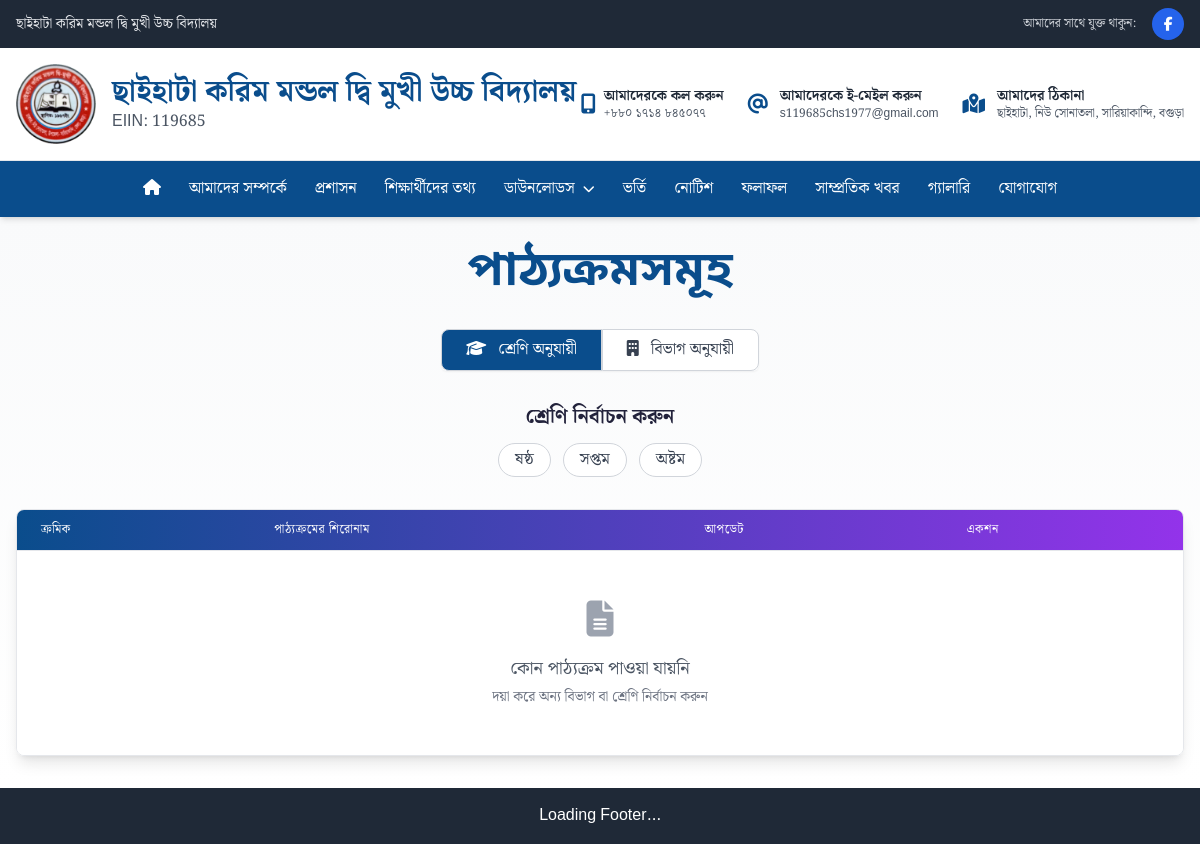
Page /syllabus/ on the committed database.
### web/models.py (models this page shows, shortened)
class TimeStampModel(models.Model):
    created_at = models.DateTimeField(auto_now_add=True)
    updated_at = models.DateTimeField(auto_now=True)
    class Meta:
        abstract = True

class SchoolInfo(TimeStampModel):
    name = models.CharField(max_length=255, verbose_name="School Name")
    address = models.TextField()
    email = models.EmailField()
    phone = models.CharField(max_length=20)
    logo = models.ImageField(upload_to='school/', help_text="Upload the main logo for the navbar.")
    favicon = models.ImageField(upload_to='school/', blank=True, null=True, help_text="Upload a .ico or .png file for the browser tab icon.")
    established_year = models.CharField(max_length=4)
    description = models.TextField(null=True, blank=True, verbose_name="School Description")
    history = models.TextField(null=True, blank=True, verbose_name="School History")
    vision = models.TextField(null=True, blank=True, verbose_name="School Vision")
    mission = models.TextField(null=True, blank=True, verbose_name="School Mission")
    reg_no = models.CharField(max_length=100, blank=True, null=True, verbose_name="Registration Number")
    facebook_url = models.URLField(max_length=255, blank=True, null=True, verbose_name="Facebook URL")
    instagram_url = models.URLField(max_length=255, blank=True, null=True, verbose_name="Instagram URL")
    youtube_url = models.URLField(max_length=255, blank=True, null=True, verbose_name="YouTube URL")
    linkedin_url = models.URLField(max_length=255, blank=True, null=True, verbose_name="LinkedIn URL")
    class Meta:
        verbose_name_plural = 'স্কুলের তথ্য'

class Class(TimeStampModel):
    name = models.CharField(max_length=50)
    name_en = models.CharField(max_length=50)
    numeric_value = models.IntegerField(unique=True)
    description = models.TextField(blank=True)
    male_student = models.IntegerField(default=0, verbose_name="Male Students (Manual)")
    female_student = models.IntegerField(default=0, verbose_name="Female Students (Manual)")
    show_students_publicly = models.BooleanField(default=True, help_text="Display student list publicly for this class.")
    class Meta:
        verbose_name_plural = 'Classes'
        ordering = ['numeric_value']
    class Meta:
        verbose_name_plural = 'ক্লাসের তথ্য'

### web/views.py (the view)
# urls.py: path('syllabus/', syllabus, name='syllabus'),
def syllabus(request):
    classes = Class.objects.all().order_by('numeric_value')
    departments = Department.objects.all()
    initial_syllabus = Syllabus.objects.filter(
        is_active=True
    ).exclude(file='').select_related('class_name', 'department')
    context = {
        'classes': classes,
        'departments': departments,
        'initial_syllabus': initial_syllabus,
    }
    return render(request, 'website/syllabus.html', context)

### web/context_processors.py (called while the page is built)
def school_info_processor(request):
    school_info = SchoolInfo.objects.first()
    latest_notices = Notice.objects.filter(is_active=True).order_by('-created_at')[:3]
    return {
        'school_info': school_info,
        'latest_notices': latest_notices
    }

### template/website/syllabus.html (shortened to what this page needs)
{% extends 'website/base.html' %}
{% block content %}
<div class="bg-gradient-to-b from-gray-50 to-white py-8">
    <div class="container max-w-[90rem] mx-auto px-4">
        <h1 class="sans text-4xl md:text-5xl font-semibold text-center text-[var(--color-primary)] mb-8">
            পাঠ্যক্রমসমূহ
        </h1>
        <div x-data="{
            activeTab: 'class',
            activeClass: null,
            activeDept: null,
            syllabus: [],
            async filterSyllabus() {
                let url = '{% url "filter_syllabus" %}?';
                if (this.activeTab === 'class' && this.activeClass) {
                    url += 'class_id=' + this.activeClass;
                }
                else if (this.activeTab === 'dept' && this.activeDept) {
                    url += 'dept_slug=' + this.activeDept;
                }
                const response = await fetch(url);
                const data = await response.json();
                this.syllabus = data.syllabus;
            },
            init() {
                this.filterSyllabus();
            }
        }" x-init="init()">
            <div class="flex justify-center mb-8">
                <div class="inline-flex rounded-md shadow-sm">
                    <button @click="activeTab = 'class'; activeDept = null; filterSyllabus();"
                            :class="activeTab === 'class' ? 'bg-[var(--color-primary)] text-white' : 'bg-white text-gray-700 hover:bg-gray-100'"
                            class="px-6 py-2 rounded-l-lg border border-gray-300 font-medium">
                        <i class="fas fa-graduation-cap mr-2"></i> শ্রেণি অনুযায়ী
                    </button>
                    <button @click="activeTab = 'dept'; activeClass = null; filterSyllabus();"
                            :class="activeTab === 'dept' ? 'bg-[var(--color-primary)] text-white' : 'bg-white text-gray-700 hover:bg-gray-100'"
                            class="px-6 py-2 rounded-r-lg border border-gray-300 font-medium">
                        <i class="fas fa-building mr-2"></i> বিভাগ অনুযায়ী
                    </button>
                </div>
            </div>
            <div class="mb-8">
                <div x-show="activeTab === 'class'" x-transition class="text-center">
                    <h3 class="text-xl font-semibold mb-3">শ্রেণি নির্বাচন করুন</h3>
                    <div class="flex flex-wrap justify-center gap-3">
                        {% for class in classes %}
                        <button @click="activeClass = {{ class.id }}; filterSyllabus();"
                                :class="activeClass === {{ class.id }} ? 'bg-[var(--color-primary)] text-white' : 'bg-white text-gray-700 hover:bg-gray-100'"
                                class="px-4 py-1 rounded-full border border-gray-300 transition-colors duration-200">
                            {{ class.name }}
                        </button>
                        {% endfor %}
                    </div>
                </div>
            </div>
            <div id="syllabus-list-container">
                <div class="overflow-hidden rounded-lg shadow-lg border border-gray-200">
                    <table class="min-w-full divide-y divide-gray-200">
                        <thead class="bg-gradient-to-r from-[var(--color-primary)] to-purple-600">
                            <tr>
                                <th class="px-6 py-3 text-left text-xs font-medium text-white uppercase tracking-wider">ক্রমিক</th>
                                <th class="px-6 py-3 text-left text-xs font-medium text-white uppercase tracking-wider">পাঠ্যক্রমের শিরোনাম</th>
                                <th class="px-6 py-3 text-left text-xs font-medium text-white uppercase tracking-wider">আপডেট</th>
                                <th class="px-6 py-3 text-left text-xs font-medium text-white uppercase tracking-wider">একশন</th>
                            </tr>
                        </thead>
                        <tbody class="bg-white divide-y divide-gray-200">
                            <template x-if="syllabus.length === 0">
                                <tr>
                                    <td colspan="4" class="px-6 py-4 text-center text-sm text-gray-500">
                                        <div class="flex flex-col items-center py-8">
                                            <i class="fas fa-file-alt text-4xl mb-4 text-gray-400"></i>
                                            <p class="text-lg font-medium text-gray-600">কোন পাঠ্যক্রম পাওয়া যায়নি</p>
                                            <p class="text-sm text-gray-500 mt-1">দয়া করে অন্য বিভাগ বা শ্রেণি নির্বাচন করুন</p>
                                        </div>
                                    </td>
                                </tr>
                            </template>
                        </tbody>
                    </table>
                </div>
            </div>
        </div>
    </div>
</div>
{% endblock %}

### template/website/include/navbar.html (shortened to what this page needs)
{% load static %}
<div class="bg-gray-800 text-white text-sm py-2 w-full">
  <div class="container mx-auto max-w-[90rem] px-4 flex justify-between items-center">
    <div class="flex-1">
      {% if latest_notices %}
      <marquee class="text-white text-sm font-medium" behavior="scroll" direction="left" scrollamount="4">
        <i class="fas fa-bell mr-2"></i>
        {% for notice in latest_notices %}
          <span class="inline-flex items-center">
            <span class="bg-red-500 text-white text-xs px-2 py-1 rounded-full mr-2">নোটিশ</span>
            {{ notice.short_description }}
          </span>
          {% if not forloop.last %}
            <span class="mx-4 text-yellow-300">
              <i class="fas fa-star"></i>
              <i class="fas fa-star"></i>
              <i class="fas fa-star"></i>
            </span>
          {% endif %}
        {% endfor %}
      </marquee>
      {% elif latest_notice %}
      <marquee class="text-white text-sm font-medium" behavior="scroll" direction="left" scrollamount="4">
        <i class="fas fa-bell mr-2"></i>সর্বশেষ নোটিশ: {{ latest_notice.short_description }}
      </marquee>
      {% elif school_info %}
      <span class="text-gray-200">{{ school_info.name }}</span>
      {% else %}
      <span class="text-gray-200">আমাদের ওয়েব সাইটে আপনাকে স্বাগতম</span>
      {% endif %}
    </div>
    {% if school_info %}
    <div class="flex items-center space-x-1 pl-5">
      <span class="text-gray-300 text-xs mr-3 hidden sm:inline">আমাদের সাথে যুক্ত থাকুন:</span>
      {% if school_info.facebook_url %}
      <a href="{{ school_info.facebook_url }}" target="_blank" rel="noopener noreferrer"
         class="w-8 h-8 bg-blue-600 hover:bg-blue-700 rounded-full flex items-center justify-center transition-all duration-300 transform hover:scale-110"
         title="Facebook">
        <i class="fab fa-facebook-f text-sm"></i>
      </a>
      {% endif %}
    </div>
    {% endif %}
  </div>
</div>
<div class="bg-white py-4 border-b w-full">
  <div class="container mx-auto max-w-[90rem] px-4 flex items-center justify-between">
    <div class="flex items-center">
      <a href="{% url 'home' %}" class="flex items-center">
        <img src="{{ school_info.logo.url }}" alt="Logo" class="w-20 h-20 mr-4" />
        <div class="flex flex-col">
          <span class="font-bold text-3xl text-[var(--color-primary)]">{{ school_info.name }}</span>
          {% if school_info.reg_no %}
          <span class="text-base text-gray-600 font-medium">{{ school_info.reg_no }}</span>
          {% endif %}
        </div>
      </a>
    </div>
    <div class="hidden md:flex items-center space-x-6">
      {% if school_info %}
      <div class="flex items-center space-x-2">
        <i class="fas fa-mobile-alt text-xl text-[var(--color-primary)]"></i>
        <div>
          <p class="text-sm font-semibold text-gray-800">আমাদেরকে কল করুন</p>
          <p class="text-xs text-gray-600">{{ school_info.phone }}</p>
        </div>
      </div>
      <div class="flex items-center space-x-3">
        <i class="fas fa-at text-xl text-[var(--color-primary)]"></i>
        <div>
          <p class="text-sm font-semibold text-gray-800">আমাদেরকে ই-মেইল করুন</p>
          <p class="text-xs text-gray-600">{{ school_info.email }}</p>
        </div>
      </div>
      <div class="flex items-center space-x-3">
        <i class="fas fa-map-marked-alt text-xl text-[var(--color-primary)]"></i>
        <div>
          <p class="text-sm font-semibold text-gray-800">আমাদের ঠিকানা</p>
          <p class="text-xs text-gray-600">{{ school_info.address }}</p>
        </div>
      </div>
      {% endif %}
    </div>
  </div>
</div>
<nav class="bg-[var(--color-primary)] text-white w-full" x-data="{ sidebarOpen: false }" @open-sidebar.window="sidebarOpen = true" @keydown.window.escape="sidebarOpen = false">
  <div class="container mx-auto max-w-[90rem] px-4 flex items-center justify-center">
    <ul class="hidden md:flex flex-row space-x-1 items-center">
        <li><a href="{% url 'home' %}" class="block py-4 px-3 rounded hover:bg-[var(--color-secondary)] transition-all ease-in-out duration-300" title="Home"><i class="fas fa-home"></i></a></li>
        <li><a href="{% url 'about' %}" class="block py-4 px-3 rounded hover:bg-[var(--color-secondary)] transition-all ease-in-out duration-300">আমাদের সম্পর্কে</a></li>
        <li><a href="{% url 'administration' %}" class="block py-4 px-3 rounded hover:bg-[var(--color-secondary)] transition-all ease-in-out duration-300">প্রশাসন</a></li>
        <li><a href="{% url 'students' %}" class="block py-4 px-3 rounded hover:bg-[var(--color-secondary)] transition-all ease-in-out duration-300">শিক্ষার্থীদের তথ্য</a></li>
        <li class="relative group">
            <a href="#" class="block py-4 px-3 rounded hover:bg-[var(--color-secondary)] transition-all ease-in-out duration-300 flex items-center gap-1">ডাউনলোডস<i class="fas fa-chevron-down text-xs ml-1"></i></a>
        </li>
        <li><a href="{% url 'admission_list' %}" class="block py-4 px-3 rounded hover:bg-[var(--color-secondary)] transition-all ease-in-out duration-300">ভর্তি</a></li>
        <li><a href="{% url 'notice_list' %}" class="block py-4 px-3 rounded hover:bg-[var(--color-secondary)] transition-all ease-in-out duration-300">নোটিশ</a></li>
        <li><a href="{% url 'result_list' %}" class="block py-4 px-3 rounded hover:bg-[var(--color-secondary)] transition-all ease-in-out duration-300">ফলাফল</a></li>
        <li><a href="{% url 'samprotik_khobor' %}" class="block py-4 px-3 rounded hover:bg-[var(--color-secondary)] transition-all ease-in-out duration-300">সাম্প্রতিক খবর</a></li>
        <li><a href="{% url 'gallery_list' %}" class="block py-4 px-3 rounded hover:bg-[var(--color-secondary)] transition-all ease-in-out duration-300">গ্যালারি</a></li>
        <li><a href="{% url 'contact' %}" class="block py-4 px-3 rounded hover:bg-[var(--color-secondary)] transition-all ease-in-out duration-300">যোগাযোগ</a></li>
    </ul>
  </div>
</nav>

### static/style.css (style rules this page uses)
:root { --color-bg: #f5f7fa; --color-primary: #0a4d8c; --color-secondary: #f9b233; --color-accent: #e63946; --color-text: #22223b; }
html, body { font-family: 'Noto Serif Bengali', Arial, serif; background: var(--color-bg); color: var(--color-text); margin: 0; padding: 0; }
.sans { font-family: "Noto Sans Bengali", sans-serif !important; }
.container { width: 90%; margin-left: auto; margin-right: auto; }
@media (min-width: 640px) { .container { width: 80%; } }
@media (min-width: 1024px) { .container { max-width: 1280px; width: 100%; } }

### rows in the picture
SchoolInfo: name "ছাইহাটা করিম মন্ডল দ্বি মুখী উচ্চ বিদ্যালয়", logo (picture), reg_no "EIIN: 119685", phone "+৮৮০ ১৭১৪ ৮৪৫০৭৭", email "s119685chs1977@gmail.com", address "ছাইহাটা, নিউ সোনাতলা, সারিয়াকান্দি, বগুড়া"
Class: name "ষষ্ঠ"
Class: name "সপ্তম"
Class: name "অষ্টম"
